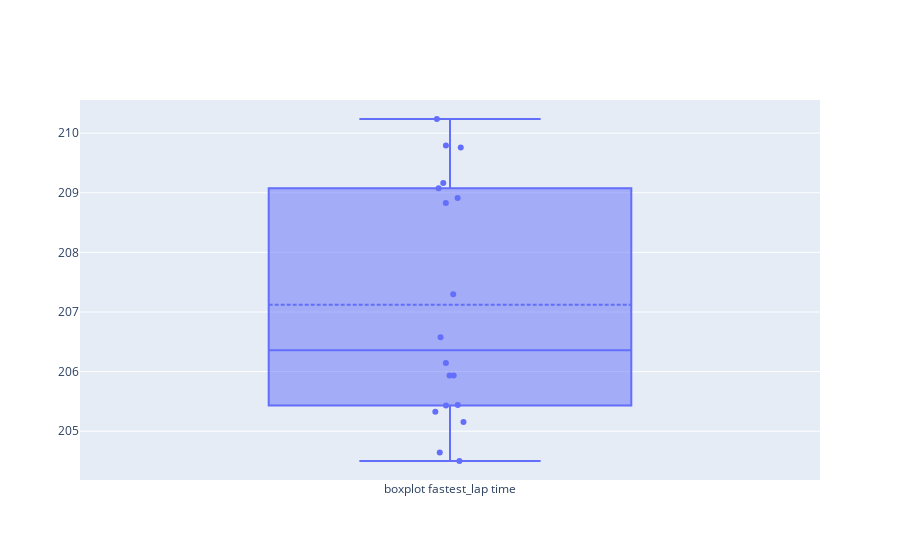

The code cell stored with this chart in its notebook:
### Code cell
fig = go.Figure()
fig.add_trace(go.Box(y=df["speed"], name="boxplot fastest_lap time", boxpoints="all", jitter=0.1, pointpos=0, boxmean=True, text=df["pilot"]))

### Figure 1 — Plotly figure (JSON) as saved in the notebook; plotly's stock layout.template omitted (floating-point values rounded to 4 significant figures)
{"data": [{"boxmean": true, "boxpoints": "all", "jitter": 0.1, "name": "boxplot fastest_lap time", "pointpos": 0, "text": ["rus", "ham", "sai", "lec", "alo", "ver", "per", "oco", "bot", "str", "vet", "zho", "msc", "gas", "alb", "lat", "tsu", "nor"], "type": "box", "y": [210.2, 209.8, 209.8, 208.9, 209.2, 209.1, 208.8, 206.6, 205.4, 207.3, 205.3, 204.6, 206.1, 205.9, 205.2, 205.9, 205.4, 204.5]}], "layout": {}}
